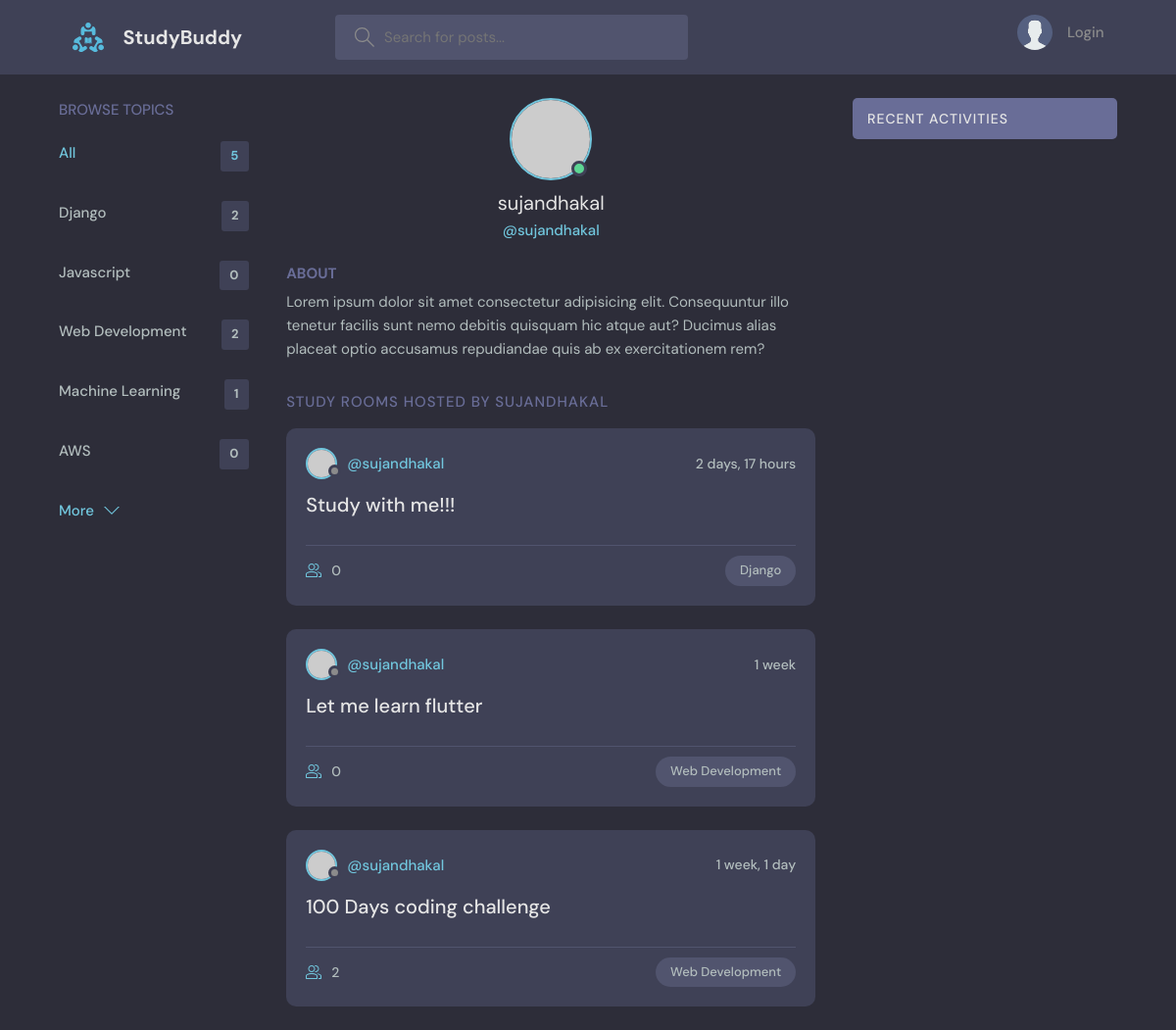
Screenshot of /userProfile/1 with the database file from the repository.
### base/models.py (models this page shows, shortened)
class Topic(models.Model):
    name = models.CharField(max_length= 200)

class Room(models.Model):
    host = models.ForeignKey(User , on_delete= models.SET_NULL , null= True)
    topic = models.ForeignKey(Topic , on_delete= models.SET_NULL , null= True)
    name = models.CharField(max_length=200)
    description = models.TextField(null= True , blank= True)
    participants = models.ManyToManyField(User , related_name='participants' , blank= True)
    updated = models.DateTimeField(auto_now= True)
    created = models.DateTimeField(auto_now_add= True)
    class Meta:
        ordering = ['-updated' , '-created']

### base/views.py (the view)
# urls.py: path('userProfile/<str:pk>' , views.userProfile , name= 'userProfile'),
def userProfile(request , pk):
    user = User.objects.get(id = pk)
    rooms = user.room_set.all()
    activityMessage = user.message_set.all()
    topics= Topic.objects.all()
    context= {'user' : user , 'rooms' : rooms , 'activityMessage' : activityMessage , 'topics':topics}
    return render(request, 'base/profile.html' , context)

### base/templates/base/profile.html (shortened to what this page needs)
{% extends 'main.html' %}
{% block content %}
  <main class="profile-page layout layout--3">
    <div class="container">
      {% include 'base/topic-component.html' %}
      <div class="roomList">
        <div class="profile">
          <div class="profile__avatar">
            <div class="avatar avatar--large active">
              <img src="https://randomuser.me/api/portraits/men/11.jpg" />
            </div>
          </div>
          <div class="profile__info">
            <h3>{{user.username}}</h3>
            <p>@{{user.username}}</p>
          </div>
          <div class="profile__about">
            <h3>About</h3>
            <p>
              Lorem ipsum dolor sit amet consectetur adipisicing elit. Consequuntur illo tenetur
              facilis sunt nemo debitis quisquam hic atque aut? Ducimus alias placeat optio
              accusamus repudiandae quis ab ex exercitationem rem?
            </p>
          </div>
        </div>
        <div class="roomList__header">
          <div>
            <h2>Study Rooms Hosted by {{user.username}}</a>
            </h2>
          </div>
        </div>
        {% include 'base/feed-component.html' %}
      </div>
      <div class="activities">
        <div class="activities__header">
          <h2>Recent Activities</h2>
        </div>
      </div>
    </div>
  </main>
  {% endblock content %}

### base/templates/base/topic-component.html
<div class="topics">
  <div class="topics__header">
    <h2>Browse Topics</h2>
  </div>
  <ul class="topics__list">
    <li>
      <a href="{% url 'home' %}" class="active"
        >All <span>{{topics.count}}</span></a
      >
    </li>
    {% for topic in topics %}
    <li>
      <a href="{% url 'home'%}?q={{topic.name}}"
        >{{topic.name}} <span>{{topic.room_set.all.count}}</span></a
      >
    </li>
    {% endfor %}
  </ul>
  <a class="btn btn--link" href="topics.html">
    More
    <svg
      version="1.1"
      xmlns="http://www.w3.org/2000/svg"
      width="32"
      height="32"
      viewBox="0 0 32 32"
    >
      <title>chevron-down</title>
      <path d="M16 21l-13-13h-3l16 16 16-16h-3l-13 13z"></path>
    </svg>
  </a>
</div>

### base/templates/base/feed-component.html (shortened to what this page needs)
{% for room in rooms %}
<div class="roomListRoom">
  <div class="roomListRoom__header">
    <a href="{% url 'userProfile' room.host.id %}" class="roomListRoom__author">
      <div class="avatar avatar--small">
        <img src="https://randomuser.me/api/portraits/women/11.jpg" />
      </div>
      <span>@{{room.host.username }}</span>
    </a>
    <div class="roomListRoom__actions">
      <span>{{room.created|timesince}}</span>
    </div>
  </div>
  <div class="roomListRoom__content">
    <a href="{% url 'room' room.id %}">{{room.name}}</a>
  </div>
  <div class="roomListRoom__meta">
    <a href="{% url 'room' room.id %}" class="roomListRoom__joined">
      {{room.participants.all.count}}
    </a>
    <p class="roomListRoom__topic">{{room.topic.name}}</p>
  </div>
</div>
{% endfor %}

### rows the page displays
Topic: name "Django", room_set.all.count "2"
Topic: name "Javascript", room_set.all.count "0"
Topic: name "Web Development", room_set.all.count "2"
Topic: name "Machine Learning", room_set.all.count "1"
Topic: name "AWS", room_set.all.count "0"
Room: host.username "sujandhakal", created "2 days, 17 hours", name "Study with me!!!", participants.all.count "0", topic.name "Django"
Room: host.username "sujandhakal", created "1 week", name "Let me learn flutter", participants.all.count "0", topic.name "Web Development"
Room: host.username "sujandhakal", created "1 week, 1 day", name "100 Days coding challenge", participants.all.count "2", topic.name "Web Development"

### other values shown
{{ topics.count }} "5"
{{ user.username }} "sujandhakal"
{{ user.username }} "SUJANDHAKAL"
